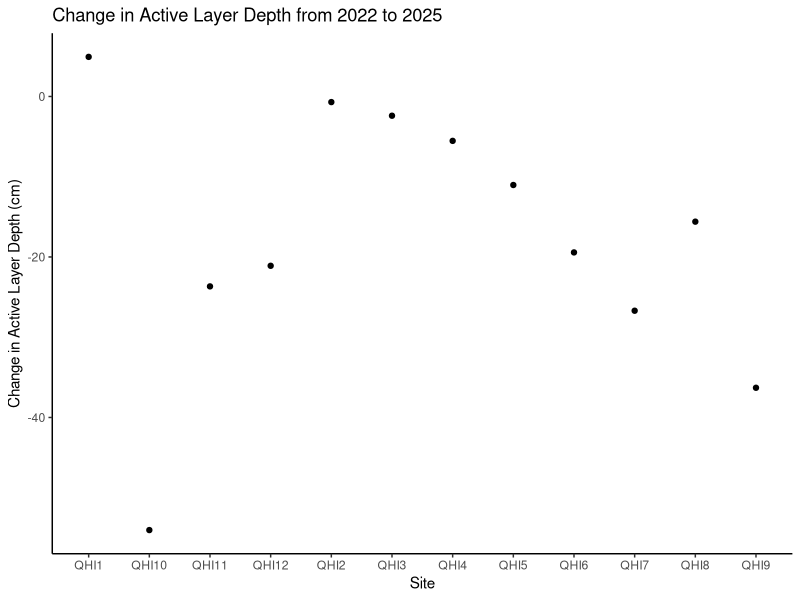
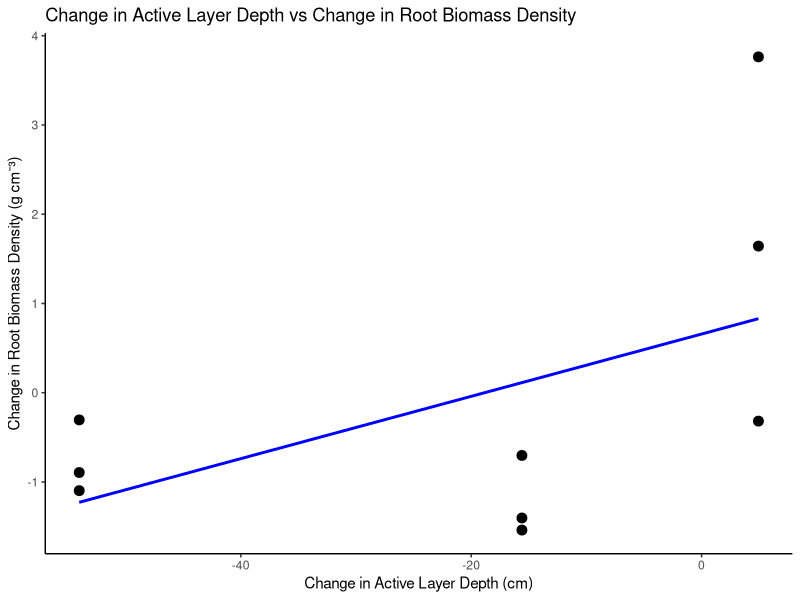
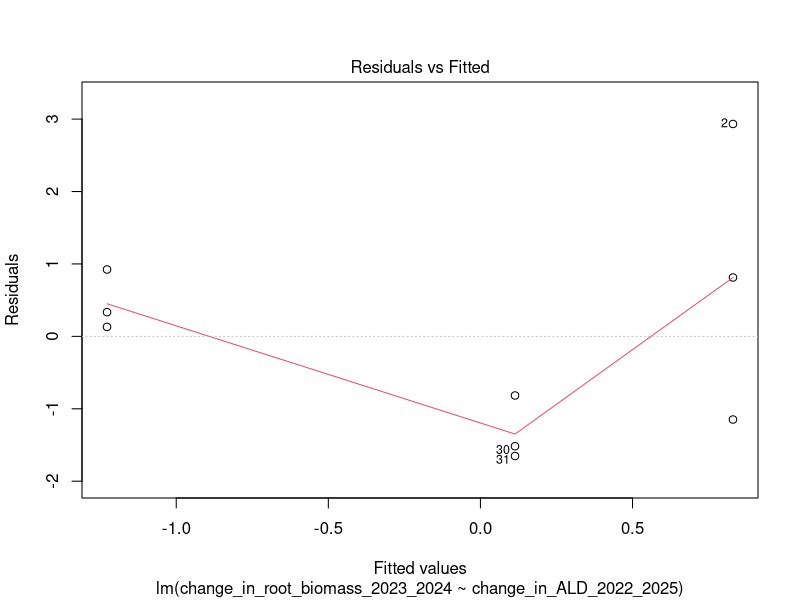
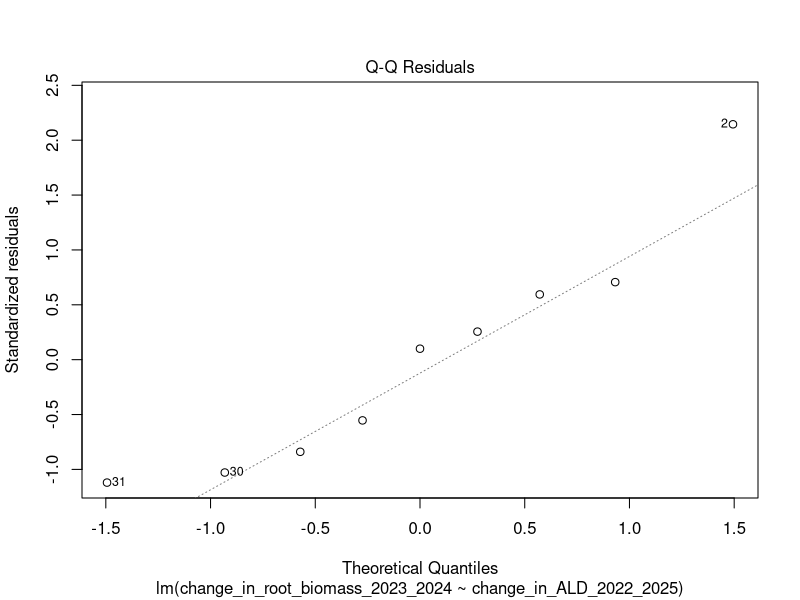
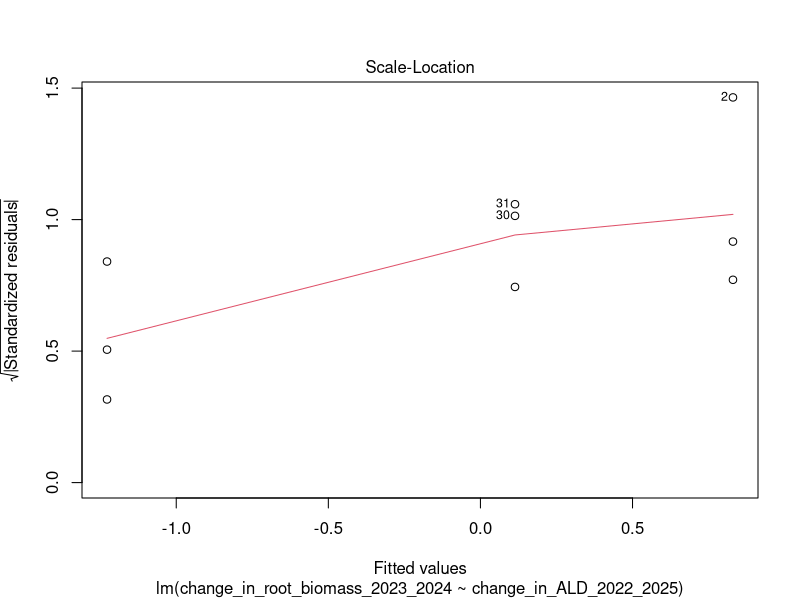
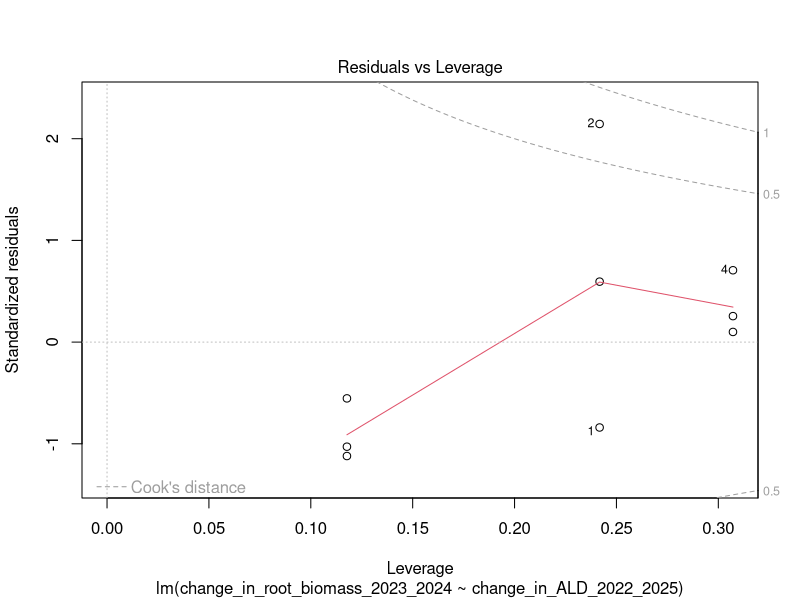
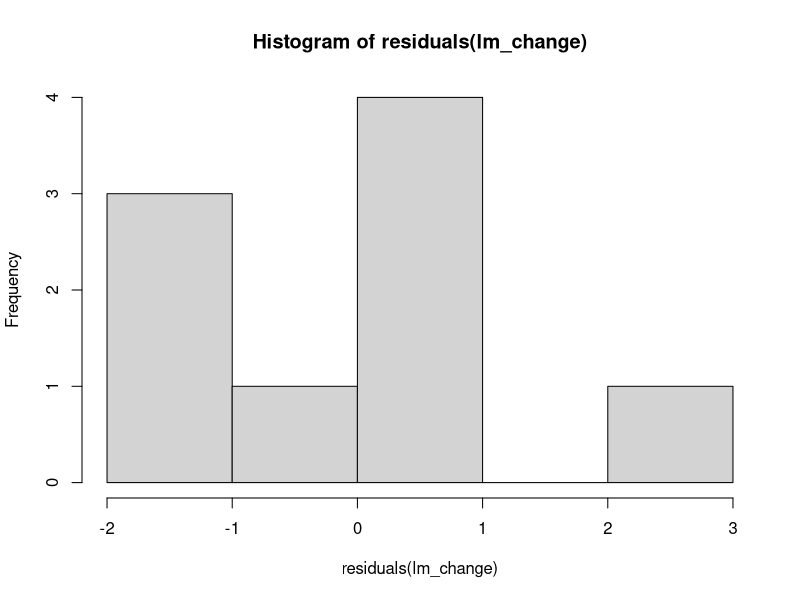

Generate these figures, in order, with R:
# CHANGE IN ACTIVE LAYER DEPTH AND BIOMASS ----
# 19/01/2026

# LOAD LIBRARIES----
library(ggplot2)
library(dplyr)
library(readxl)
library(tidyr)

# won't work now as data frame for ald has changed in GitHub repo, but leaving code here for when we have ald data specific for core sites 

# LOAD DATA----
QHI_root_data <- read_excel("datasets/QHI_roots_data/QHI_combined_data.xlsx")
ald_all_years<-read_excel("datasets/QHI_roots_data/active_layer_thaw_combined.xlsx")

# CLEAN DATA----
QHI_root_data <- QHI_root_data %>%
  mutate(rootmass_bulkdensity = as.numeric(rootmass_bulkdensity)) %>%
  filter(!is.na(rootmass_bulkdensity)) %>%
  # remove row 32
  filter(row_number() != 32)

# removed outlier row 32 which had rootmass_bulkdensity of 5.98 g/cm3, likely a data entry error 
# see notebook for further laboratory explanation 

# NEW DATA FRAME CHANGE IN ACTIVE LAYER DEPTH 2022 TO 2025----
ald_change <- ald_all_years %>% 
  filter(year %in% c(2022, 2025)) %>%
  select(site, sub_plot, year, thaw_av) %>%
  pivot_wider(names_from = year, values_from = thaw_av, names_prefix = "year_") %>%
  mutate(change_in_ALD_2022_2025 = year_2025 - year_2022) %>%
  select(site, sub_plot, change_in_ALD_2022_2025)

# PLOT CHANGES----
(ald_change_plot <- ggplot(ald_change, aes(x = sub_plot, y = change_in_ALD_2022_2025, fill = site)) +
  geom_point() +
  labs(title = "Change in Active Layer Depth from 2022 to 2025",
       x = "Site",
       y = "Change in Active Layer Depth (cm)") +
  theme_classic() +
  theme(legend.position = "none")
)


# NEW DATA FRAME CHANGE IN ROOT BIOMASS 2023 TO 2024----
root_biomass_change <- QHI_root_data %>% 
  filter(year %in% c(2023, 2024)) %>%
  group_by(subplot, year, core_ID) %>%
  summarise(rootmass_bulkdensity = sum(rootmass_bulkdensity, na.rm = TRUE), 
            .groups = "drop") %>%
  pivot_wider(names_from = year, values_from = rootmass_bulkdensity, names_prefix = "year_") %>%
  mutate(change_in_root_biomass_2023_2024 = year_2024 - year_2023) %>%
  select(subplot, core_ID, change_in_root_biomass_2023_2024)

# note: only have 3 subplots picked in 2024, so only 9 changes in root biomass available (ongoing lab analysis)


# COMBINE DATA FRAMES---- 
colnames(ald_change)[2] <- "subplot"

# combine ald_change with root_biomass_change
combined_change <- merge(ald_change, root_biomass_change, by = "subplot")
# remove rows with NA values
combined_change <- na.omit(combined_change)

# PLOT COMBINED CHANGES----
(combined_change_plot <- ggplot(combined_change, aes(x = change_in_ALD_2022_2025, y = change_in_root_biomass_2023_2024 )) +
  geom_point(size = 3) +
  geom_smooth(method = "lm", se = FALSE, color = "blue") +
  labs(title = "Change in Active Layer Depth vs Change in Root Biomass Density",
       x = "Change in Active Layer Depth (cm)",
       y = "Change in Root Biomass Density (g cm⁻³)") +
  theme_classic()
)
# when active layer decreases (more permafrost), root biomass also decreases?
# when active layer increases (less permafrost), root biomass increases?
# The positive relationship suggests that deeper active layers may provide more accessible soil volume for root growth, leading to increased root biomass. 
# Conversely, when the active layer becomes shallower (potentially due to colder conditions, more permafrost or less thaw), root biomass tends to decrease, possibly due to restricted growing space or root die-back in frozen layers


# ANALYSIS----
# NOTE: hard to analyse with only 9 data points, but we can run a linear model to see if there is a significant relationship/value of the blue line 

lm_change <- lm(change_in_root_biomass_2023_2024 ~ change_in_ALD_2022_2025, data = combined_change)
summary(lm_change)

# check assumptions----
plot(lm_change)
shapiro.test(residuals(lm_change)) # normality
hist(residuals(lm_change)) # histogram of residuals
# with so few data points hard to meet assumptions, but the trend is there and worth exploring in furture when lab analysis is complete for more subplots in 2024
